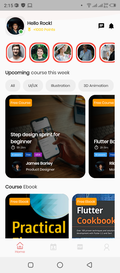
#> input picture python-script/1.png, 120 x 273 px, shrunk from 720 x 1640 before the run; the run also reads 1 picture not shown here
$ python test.py
#> lines starting #> are read from the running program, lines starting #| are printed output that depends on the picture
from PIL import Image, ImageFont, ImageDraw

# original image
img = Image.open('1.png')
#> img is the input picture: PIL image 120x273 RGB; mean R, G, B 160.9, 157.1, 151.9
# converted to have an alpha layer
im2 = img.convert('RGBA')
# rotated image
rot = im2.rotate(22.2, expand=1)
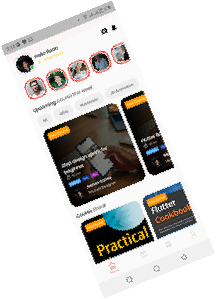
#> rot: PIL image 216x299 RGBA; mean R, G, B, A 81.6, 79.7, 77.1, 129.3; transparent parts drawn white
# a white image same size as rotated image
fff = Image.new('RGBA', rot.size, (255,)*4)
#> fff: PIL image 216x299 RGBA; every value is 255
# create a composite image using the alpha layer of rot as a mask
out = Image.composite(rot, fff, rot)
# save your work (converting back to mode='1' or whatever..)
out.convert(img.mode).save('1x.png')

# out.show()


impreview = Image.open('preview1.png')
_, _, _, alpha = out.split()
#> alpha: PIL image 216x299 L; every value is 255
impreview.paste(out,(10,10),mask=alpha)
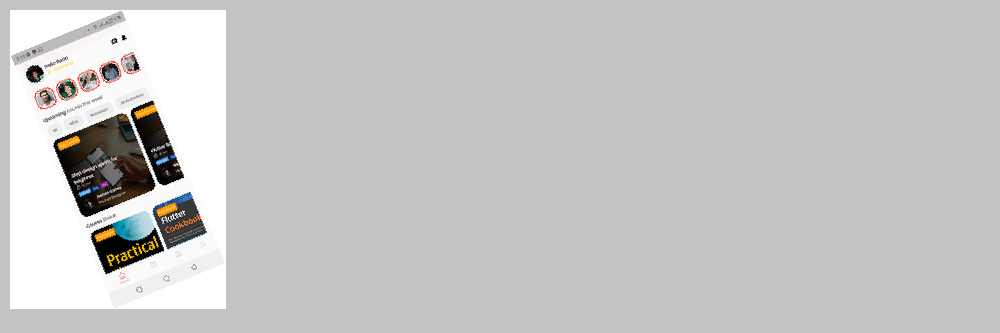
#> impreview: PIL image 1000x333 RGBA; mean R, G, B, A 197.4, 197, 196.5, 255
impreview.show()
